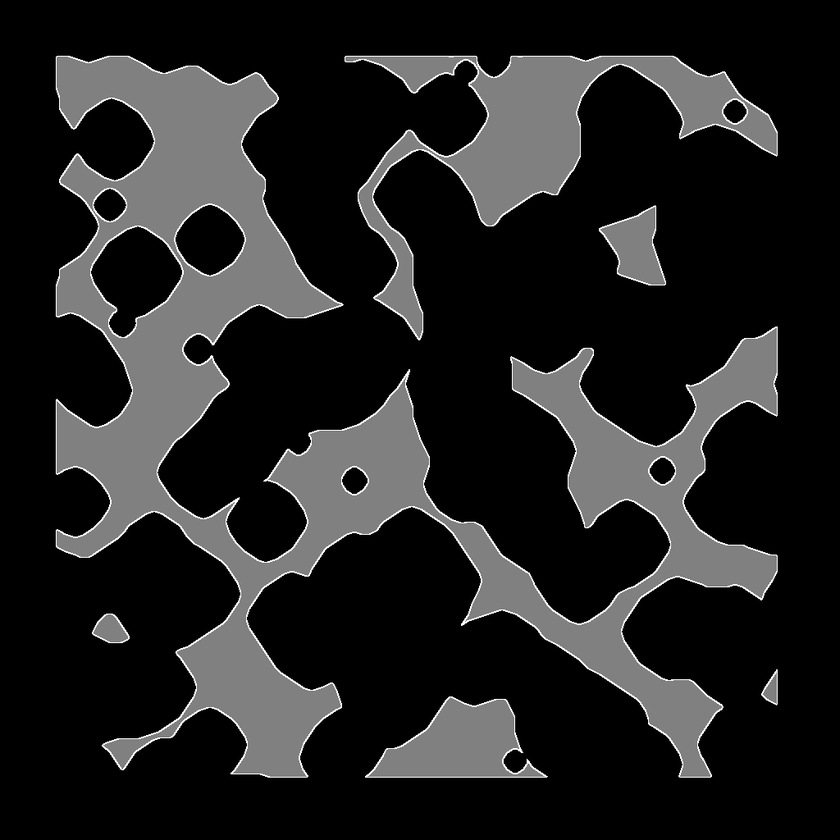
#> input picture Algos/Python/CA/0.bmp, 840 x 840 px, shrunk from 1024 x 1024 before the run
$ python canny.py 0.bmp
#> lines starting #> are read from the running program, lines starting #| are printed output that depends on the picture; after the words box and inside, x2 and y2 are one past the last pixel; in counts of white or black regions, pixels touching at a corner belong together
##################################################
## Author: https://github.com/Umwelt32/QuickCode
## Copyright: 2023
## canny
## References:
##############
##############
##################################################
import os,sys,math,numpy,random,cv2


if __name__ == "__main__":
    image   = cv2.imread(sys.argv[1], cv2.IMREAD_GRAYSCALE)
#> image is the input picture: shape (840, 840); min 0, max 255, mean 34.5
    blurred = cv2.GaussianBlur(image, (5, 5), 0)
    edges   = cv2.Canny(blurred, 50, 150)
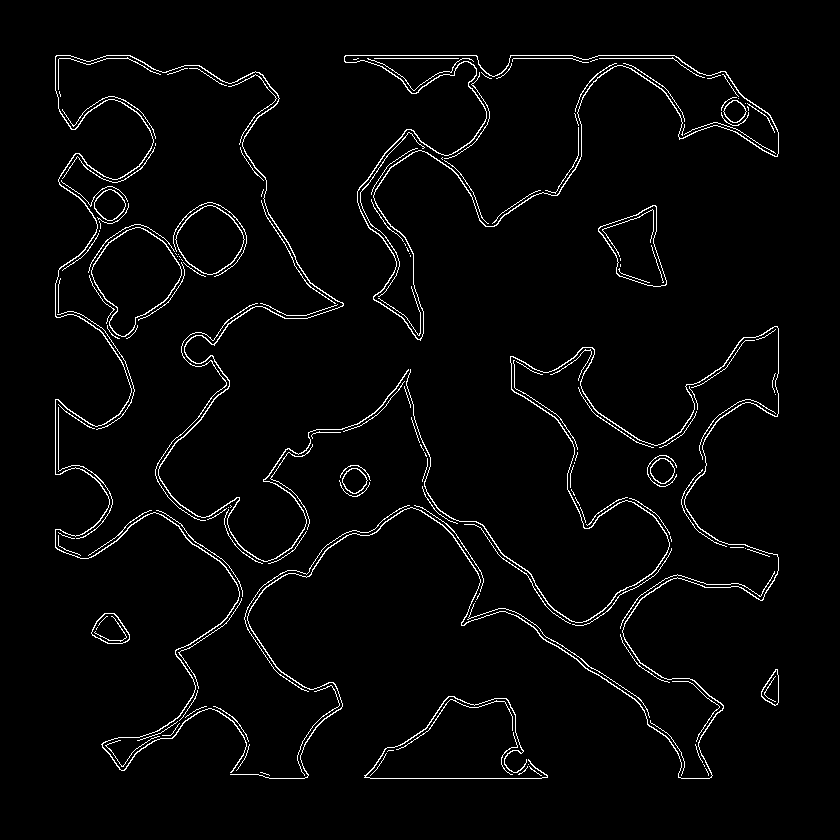
#> edges: shape (840, 840); 2.9% white in thin lines or dots, all inside (x1, y1, x2, y2) = (55, 55, 779, 779)
    dilated_image = cv2.dilate(edges, numpy.ones((2, 2), numpy.uint8), iterations=2)
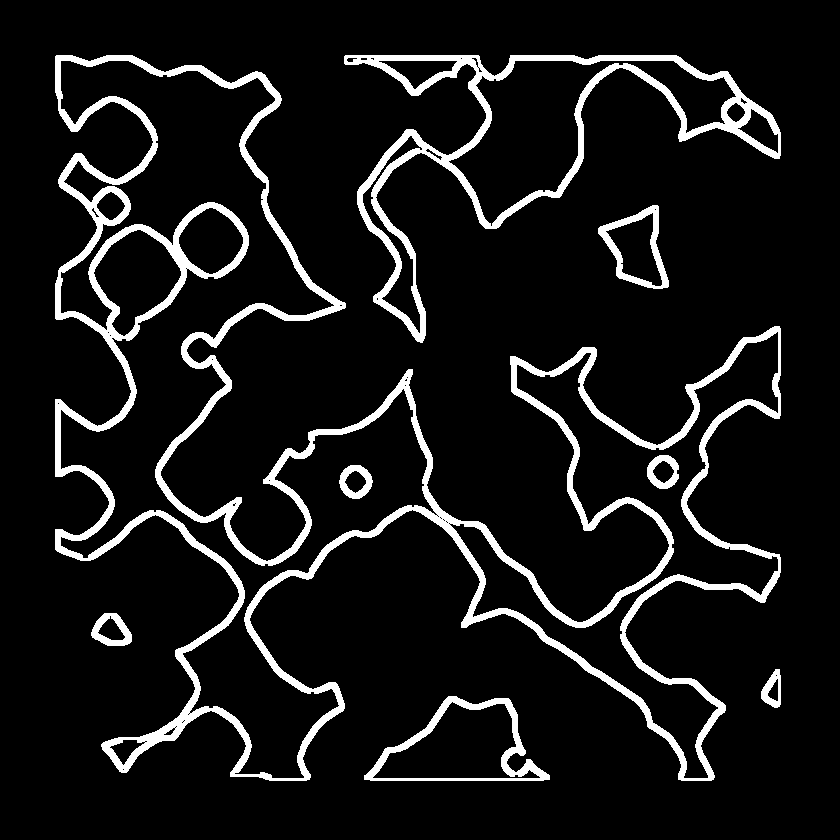
#> dilated_image: shape (840, 840); 9% white; 8 white regions, largest, box (x1, y1, x2, y2) and area: (55, 55, 781, 781) 44725, (344, 55, 781, 343) 12571, (364, 696, 550, 781) 2688
    cv2.imwrite('canny.bmp', dilated_image)
    exit(0)
#> (the program exits here)

$ run again, on Algos/Python/CA/2.bmp
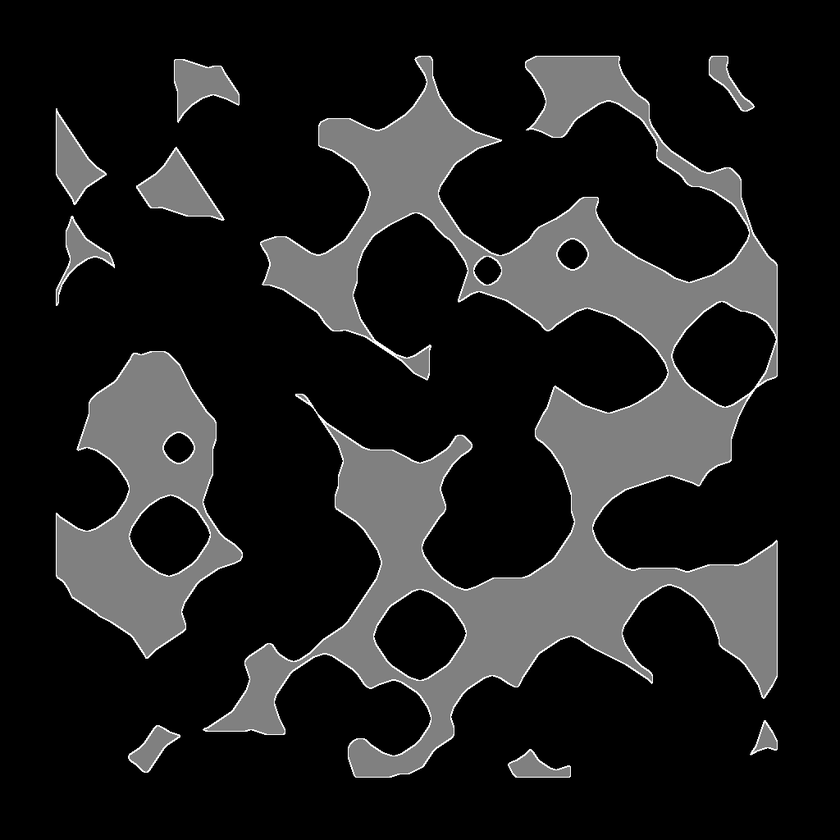
#> input picture Algos/Python/CA/2.bmp, 840 x 840 px, shrunk from 1024 x 1024 before the run
#> image is the input picture: shape (840, 840); min 0, max 255, mean 32.1
#> `edges   = cv2.Canny(blurred, 50, 150)`:
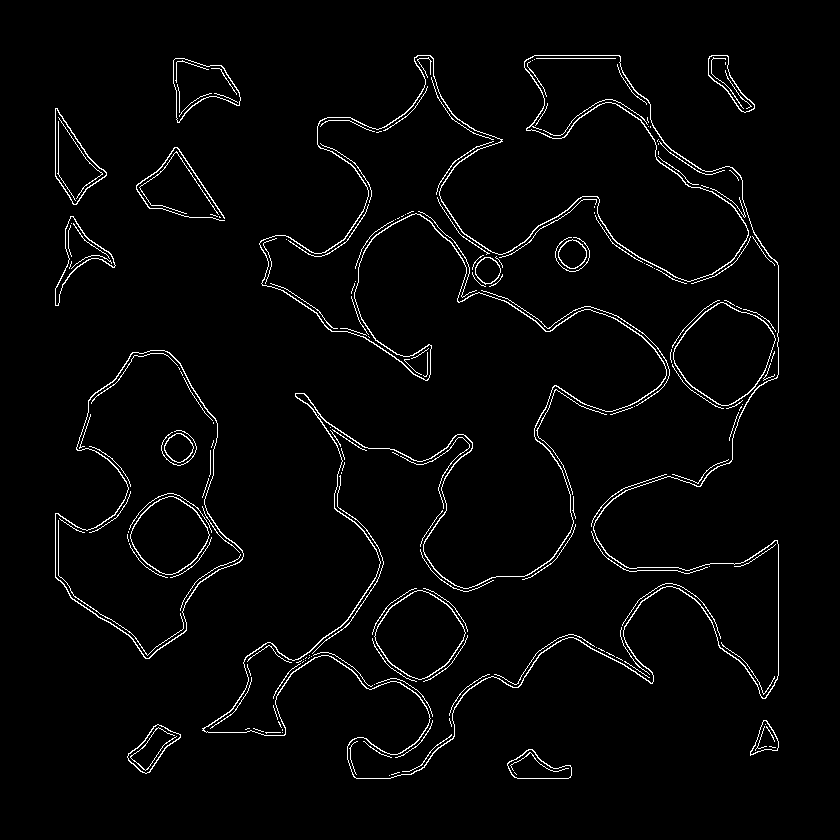
#> edges: shape (840, 840); 2.7% white in thin lines or dots, all inside (x1, y1, x2, y2) = (55, 55, 779, 779)
#> `dilated_image = cv2.dilate(edges, numpy.ones((2, 2), numpy.uint8), ite..`:
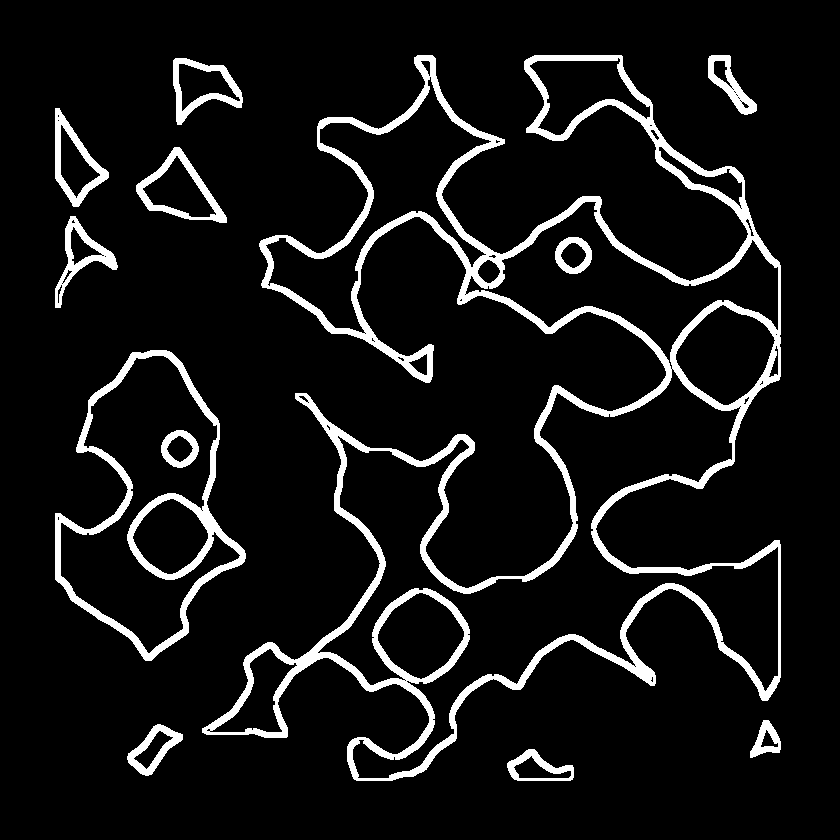
#> dilated_image: shape (840, 840); 8.5% white; 12 white regions, largest, box (x1, y1, x2, y2) and area: (202, 55, 781, 781) 41620, (55, 350, 246, 661) 7557, (136, 147, 227, 223) 1546

$ run again, on Algos/Python/CA/3.bmp
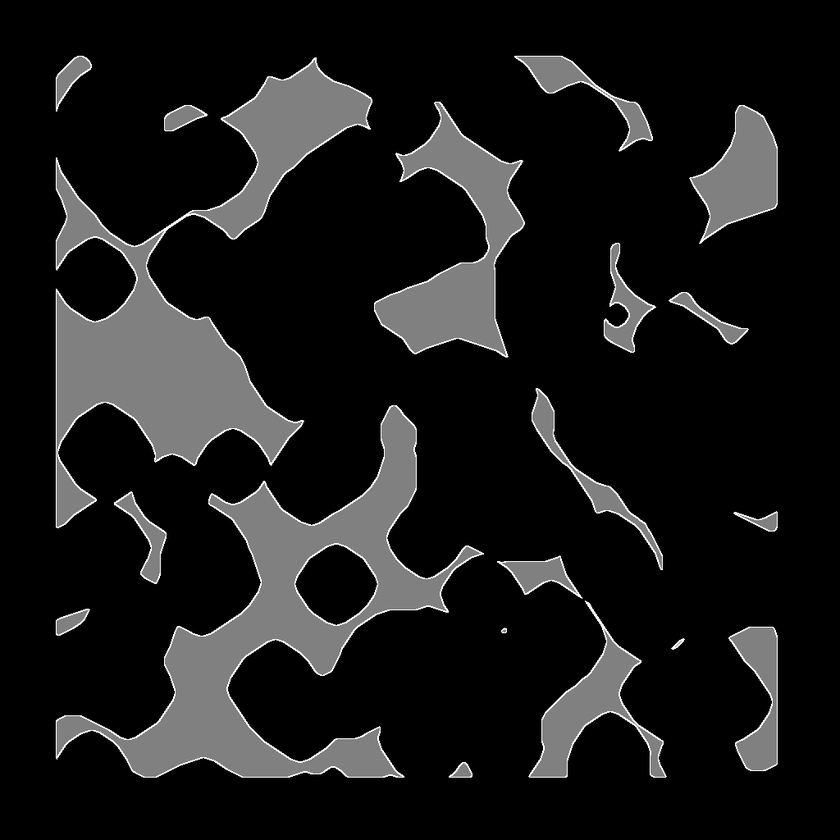
#> input picture Algos/Python/CA/3.bmp, 840 x 840 px, shrunk from 1024 x 1024 before the run
#> image is the input picture: shape (840, 840); min 0, max 255, mean 26
#> `edges   = cv2.Canny(blurred, 50, 150)`:
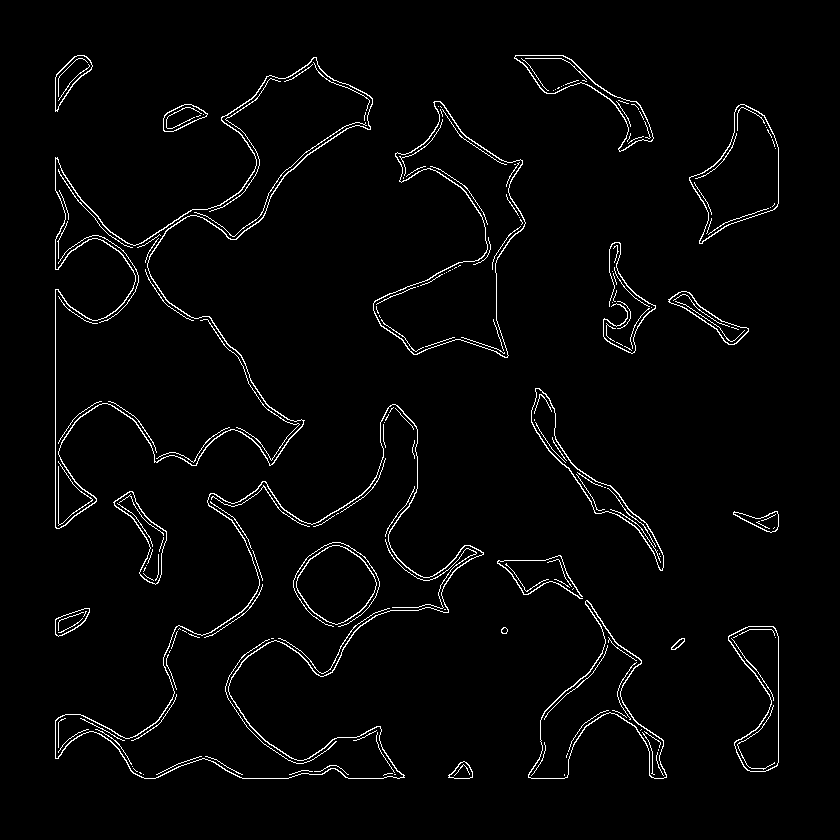
#> edges: shape (840, 840); 2.5% white in thin lines or dots, all inside (x1, y1, x2, y2) = (55, 55, 779, 779)
#> `dilated_image = cv2.dilate(edges, numpy.ones((2, 2), numpy.uint8), ite..`:
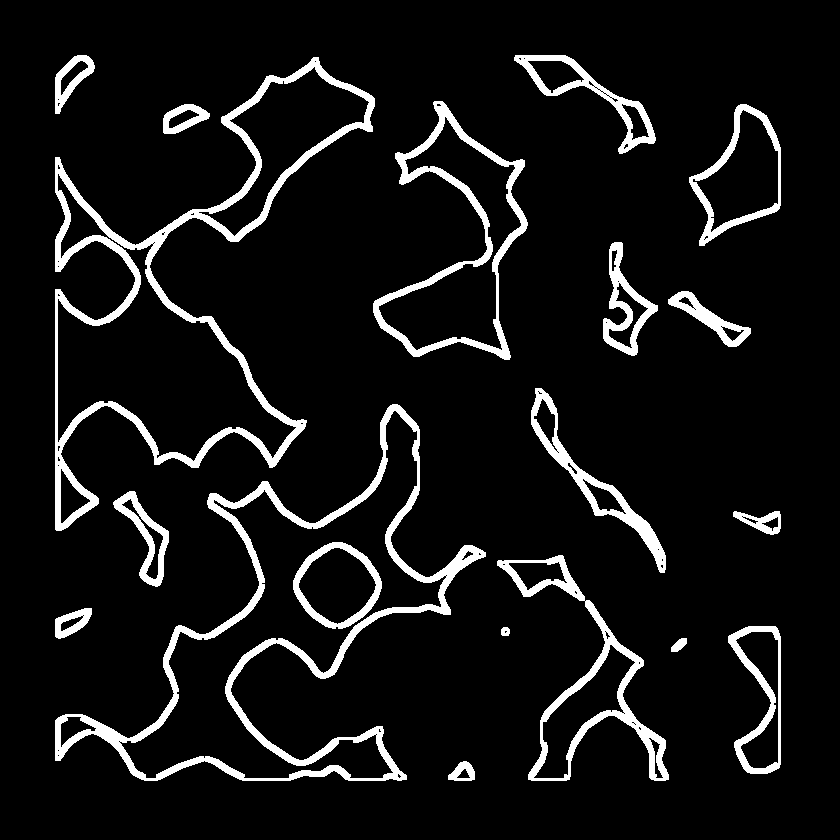
#> dilated_image: shape (840, 840); 8% white; 19 white regions, largest, box (x1, y1, x2, y2) and area: (55, 57, 375, 531) 13461, (55, 404, 486, 781) 13244, (373, 101, 528, 360) 5517

$ run again, on Algos/Python/CA/4.bmp
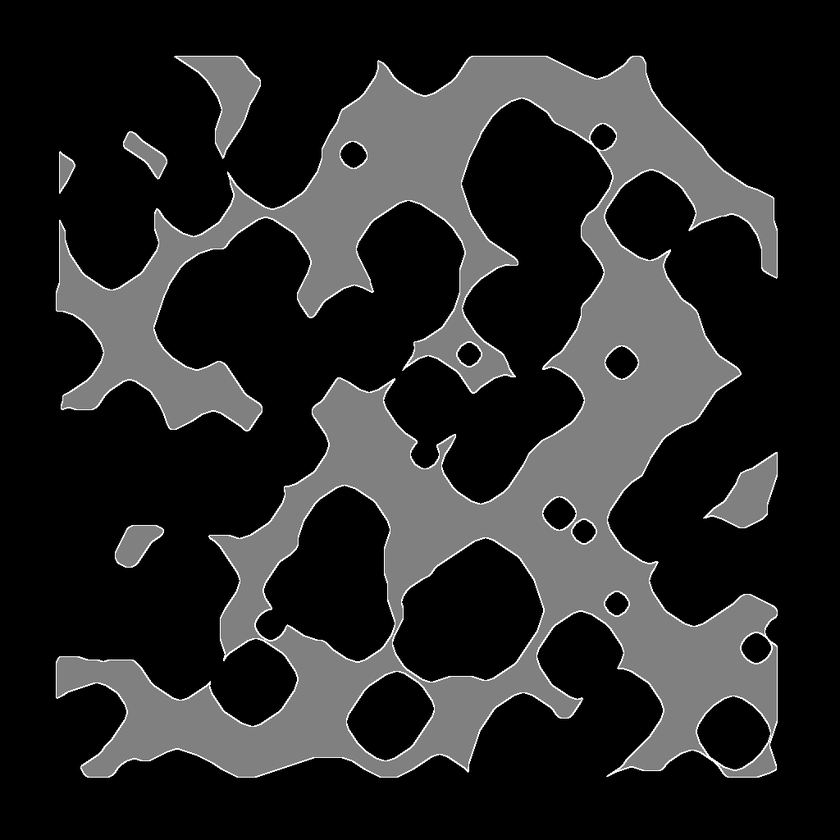
#> input picture Algos/Python/CA/4.bmp, 840 x 840 px, shrunk from 1024 x 1024 before the run
#> image is the input picture: shape (840, 840); min 0, max 255, mean 39.4
#> `edges   = cv2.Canny(blurred, 50, 150)`:
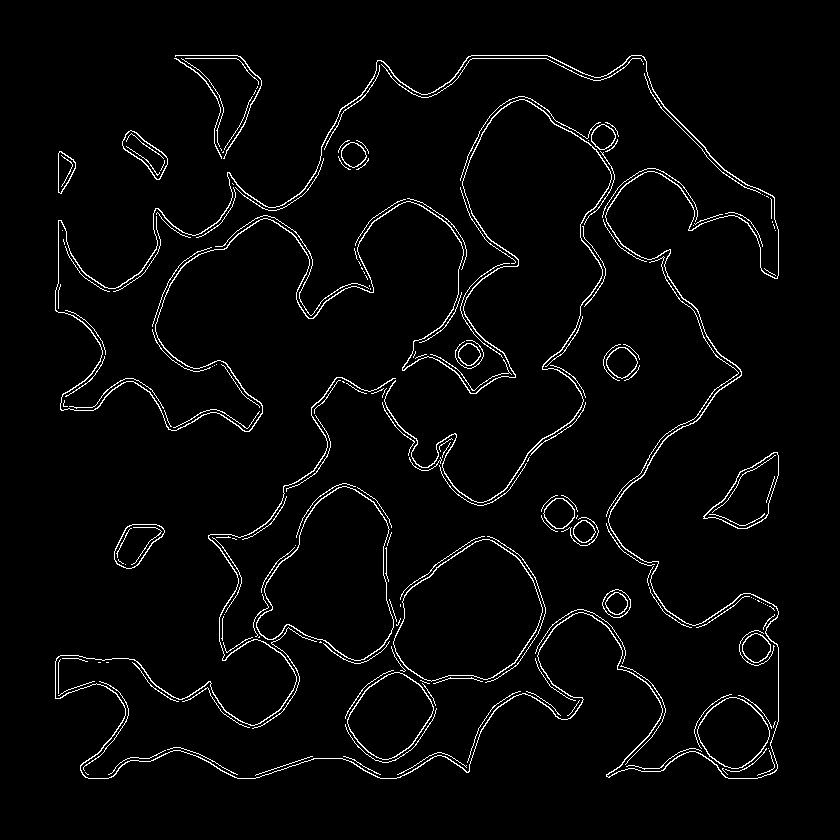
#> edges: shape (840, 840); 3% white in thin lines or dots, all inside (x1, y1, x2, y2) = (55, 55, 779, 779)
#> `dilated_image = cv2.dilate(edges, numpy.ones((2, 2), numpy.uint8), ite..`:
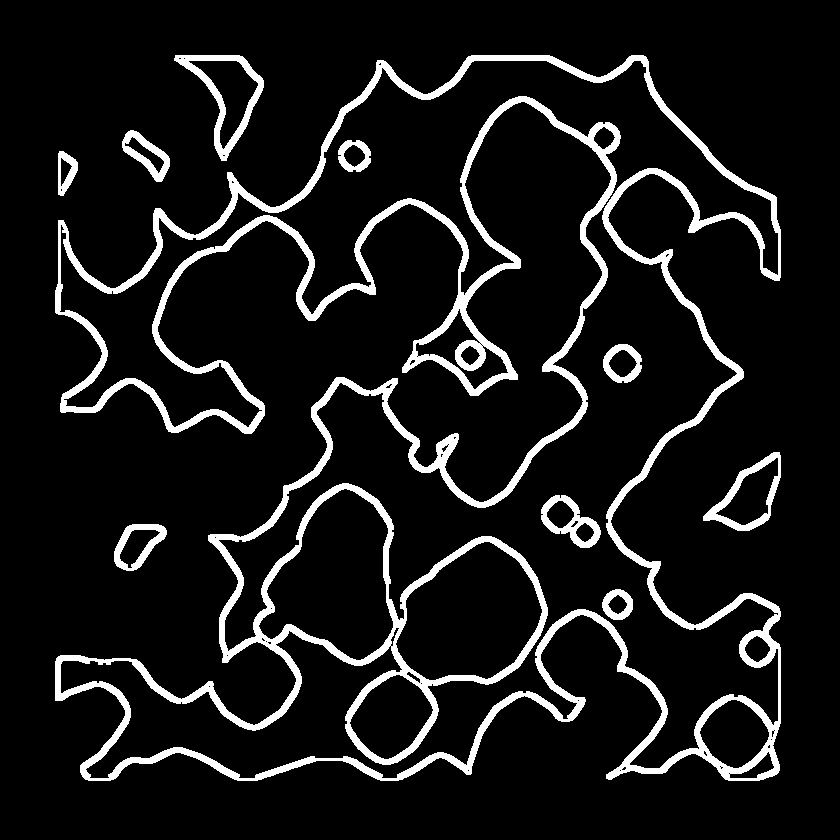
#> dilated_image: shape (840, 840); 9.4% white; 10 white regions, largest, box (x1, y1, x2, y2) and area: (55, 55, 781, 781) 58014, (174, 55, 264, 161) 1971, (703, 452, 781, 531) 1429
